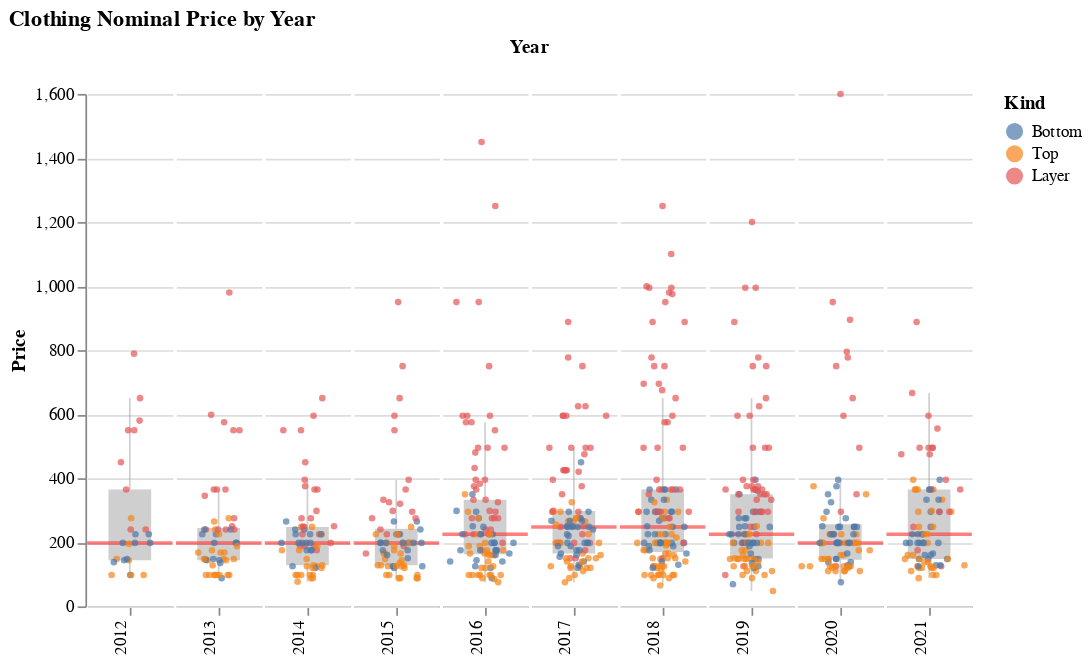

Source (notebook cell):
### Markdown cell above
## Is Outlier getting more expensive?

The appropriate, but unsatisfactory, answer is to the question of whether Outlier products are getting more expensive is, &ldquo;it depends on how you look at it.&rdquo;

In aggregate, the median nominal price in 2021 was $225, which higher than 2020, but the same as it was in 2019 and 2016 and lower than it was in 2017&ndash;2018. If we ignore 2020, which was a unique year, median nominal prices were in line with, or even a little less than, the past 5 years.

Looking at individual categories reveals a more nuanced picture, with bottoms becoming a little **less expensive** than in recent years and tops getting arguably a little _more expensive_.

The following plots show the price of products, grouped by year. Each dot is the *maximum nominal price* of one product within a calendar year. The category of product is indicated by the color of the dot. The red lines show the *median nominal price* for that year. The gray boxes indicate the 25&ndash;75 percentiles, so half of all drop prices for the year fall in that range. Mousing over a dot will show the name, nominal, and inflation-adjusted prices for the product.

### Code cell
plots.price_plot(clothes_products_df, 'Kind', kind_sort_order).properties(title='Clothing Nominal Price by Year')

### Figure 1 — Vega-Lite specification as saved in the notebook (floating-point values rounded to 4 significant figures; data arrays with more than 128 entries replaced by an {"elided": "..."} marker saying what was removed)
{"$schema": "https://vega.github.io/schema/vega-lite/v4.8.1.json", "config": {"facet": {"spacing": 0}, "view": {"continuousHeight": 300, "continuousWidth": 400, "stroke": null}}, "data": {"name": "data-bec80c4067c7da77154d91f44af2946f"}, "datasets": {"data-bec80c4067c7da77154d91f44af2946f": {"elided": "779 records"}}, "facet": {"column": {"field": "Year", "header": {"labelAlign": "right", "labelAngle": -90, "labelOrient": "bottom", "labelPadding": 3, "titleOrient": "top"}, "type": "ordinal"}}, "spec": {"layer": [{"encoding": {"y": {"axis": {}, "field": "Price", "scale": {}, "type": "quantitative"}}, "mark": {"color": "#A0A0A0", "opacity": 0.5, "outliers": false, "size": 25, "type": "boxplot"}, "width": 50}, {"layer": [{"encoding": {"y": {"aggregate": "median", "field": "Price", "type": "quantitative"}}, "mark": {"color": "red", "opacity": 0.5, "size": 2, "type": "rule"}, "width": 50}, {"encoding": {"color": {"field": "Kind", "scale": {"scheme": "tableau10"}, "sort": ["Bottom", "Top", "Layer"], "type": "nominal"}, "tooltip": [{"field": "Product", "type": "nominal"}, {"field": "Price", "type": "quantitative"}, {"field": "Price-2021", "type": "quantitative"}], "x": {"axis": {"grid": false, "labels": false, "ticks": true, "values": [0]}, "field": "jitter", "scale": {}, "title": null, "type": "quantitative"}, "y": {"axis": {}, "field": "Price", "scale": {}, "type": "quantitative"}}, "mark": {"opacity": 0.7, "size": 15, "type": "circle"}, "transform": [{"as": "jitter", "calculate": "sqrt(-1*log(random()))*cos(2*PI*random())"}], "width": 50}]}]}, "title": "Clothing Nominal Price by Year"}
